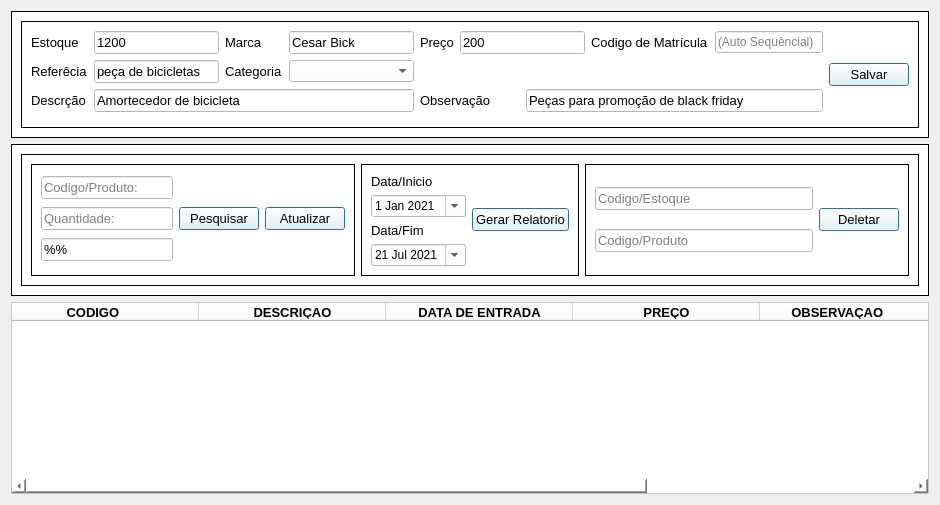
      <widget class="QWidget" name="cadastroProdutos">
       <layout class="QGridLayout" name="gridLayout_40">
        <item row="0" column="0" colspan="2">
         <widget class="QFrame" name="frame_10">
          <property name="styleSheet">
           <string notr="true">background-color: rgb(255, 255, 255);</string>
          </property>
          <property name="frameShape">
           <enum>QFrame::Box</enum>
          </property>
          <property name="frameShadow">
           <enum>QFrame::Plain</enum>
          </property>
          <layout class="QGridLayout" name="gridLayout_5">
           <item row="0" column="0">
            <widget class="QFrame" name="frame_30">
             <property name="frameShape">
              <enum>QFrame::Box</enum>
             </property>
             <property name="frameShadow">
              <enum>QFrame::Plain</enum>
             </property>
             <layout class="QGridLayout" name="gridLayout_34">
              <item row="0" column="10" rowspan="4">
               <widget class="QPushButton" name="realizarVendas_2">
                <property name="font">
                 <font>
                  <pointsize>10</pointsize>
                  <weight>50</weight>
                  <bold>false</bold>
                 </font>
                </property>
                <property name="cursor">
                 <cursorShape>PointingHandCursor</cursorShape>
                </property>
                <property name="focusPolicy">
                 <enum>Qt::NoFocus</enum>
                </property>
                <property name="toolTip">
                 <string>Cadastrar novo produto</string>
                </property>
                <property name="styleSheet">
                 <string notr="true"/>
                </property>
                <property name="text">
                 <string>Salvar</string>
                </property>
                <property name="icon">
                 <iconset>
                  <normaloff>../Imagens/cadastro.png</normaloff>../Imagens/cadastro.png</iconset>
                </property>
                <property name="iconSize">
                 <size>
                  <width>24</width>
                  <height>77</height>
                 </size>
                </property>
                <property name="checkable">
                 <bool>false</bool>
                </property>
                <property name="autoDefault">
                 <bool>true</bool>
                </property>
                <property name="default">
                 <bool>true</bool>
                </property>
                <property name="flat">
                 <bool>false</bool>
                </property>
               </widget>
              </item>
              <item row="0" column="7" colspan="2">
               <widget class="QLabel" name="label_9">
                <property name="font">
                 <font>
                  <family>Arial</family>
                  <pointsize>10</pointsize>
                 </font>
                </property>
                <property name="text">
                 <string>Codigo de Matrícula</string>
                </property>
               </widget>
              </item>
              <item row="0" column="4">
               <widget class="QLabel" name="label_58">
                <property name="font">
                 <font>
                  <family>Arial</family>
                  <pointsize>10</pointsize>
                 </font>
                </property>
                <property name="text">
                 <string>Preço</string>
                </property>
               </widget>
              </item>
              <item row="1" column="0">
               <widget class="QLabel" name="label_49">
                <property name="font">
                 <font>
                  <family>Arial</family>
                  <pointsize>10</pointsize>
                 </font>
                </property>
                <property name="text">
                 <string>Referêcia</string>
                </property>
               </widget>
              </item>
              <item row="0" column="9">
               <widget class="QLineEdit" name="codMatricula_2">
                <property name="enabled">
                 <bool>false</bool>
                </property>
                <property name="toolTip">
                 <string>Auto Sequêncial</string>
                </property>
                <property name="styleSheet">
                 <string notr="true">background-color: rgb(255, 255, 255);</string>
                </property>
                <property name="placeholderText">
                 <string>(Auto Sequêncial)</string>
                </property>
               </widget>
              </item>
              <item row="0" column="5" colspan="2">
               <widget class="QLineEdit" name="preco">
                <property name="font">
                 <font>
                  <pointsize>10</pointsize>
                 </font>
                </property>
                <property name="styleSheet">
                 <string notr="true">background-color: rgb(255, 255, 255);</string>
                </property>
                <property name="text">
                 <string>200</string>
                </property>
               </widget>
              </item>
              <item row="2" column="1" colspan="3">
               <widget class="QLineEdit" name="descricao">
                <property name="maximumSize">
                 <size>
                  <width>16777215</width>
                  <height>16777215</height>
                 </size>
                </property>
                <property name="font">
                 <font>
                  <family>Arial</family>
                  <pointsize>10</pointsize>
                 </font>
                </property>
                <property name="styleSheet">
                 <string notr="true">background-color: rgb(255, 255, 255);</string>
                </property>
                <property name="text">
                 <string>Amortecedor de bicicleta</string>
                </property>
               </widget>
              </item>
              <item row="0" column="1">
               <widget class="QLineEdit" name="estoque">
                <property name="font">
                 <font>
                  <pointsize>10</pointsize>
                 </font>
                </property>
                <property name="styleSheet">
                 <string notr="true">background-color: rgb(255, 255, 255);</string>
                </property>
                <property name="text">
                 <string>1200</string>
                </property>
               </widget>
              </item>
              <item row="1" column="2">
               <widget class="QLabel" name="label_60">
                <property name="maximumSize">
                 <size>
                  <width>64</width>
                  <height>16777215</height>
                 </size>
                </property>
                <property name="font">
                 <font>
                  <family>Arial</family>
                  <pointsize>10</pointsize>
                 </font>
                </property>
                <property name="text">
                 <string>Categoria</string>
                </property>
               </widget>
              </item>
              <item row="1" column="3">
               <widget class="QComboBox" name="categotiaproduto">
                <property name="maximumSize">
                 <size>
                  <width>181</width>
                  <height>16777215</height>
                 </size>
                </property>
                <property name="cursor">
                 <cursorShape>PointingHandCursor</cursorShape>
                </property>
                <property name="styleSheet">
                 <string notr="true">background-color: rgb(255, 255, 255);
color: rgb(0, 0, 0);</string>
                </property>
               </widget>
              </item>
              <item row="0" column="2">
               <widget class="QLabel" name="label_57">
                <property name="font">
                 <font>
                  <family>Arial</family>
                  <pointsize>10</pointsize>
                 </font>
                </property>
                <property name="text">
                 <string>Marca</string>
                </property>
               </widget>
              </item>
              <item row="2" column="0">
               <widget class="QLabel" name="label_20">
                <property name="font">
                 <font>
                  <family>Arial</family>
                  <pointsize>10</pointsize>
                 </font>
                </property>
                <property name="text">
                 <string>Descrção</string>
                </property>
               </widget>
              </item>
              <item row="2" column="4" colspan="2">
               <widget class="QLabel" name="label_54">
                <property name="maximumSize">
                 <size>
                  <width>74</width>
                  <height>24</height>
                 </size>
                </property>
                <property name="font">
                 <font>
                  <family>Arial</family>
                  <pointsize>10</pointsize>
                  <weight>50</weight>
                  <bold>false</bold>
                 </font>
                </property>
                <property name="text">
                 <string>Observação</string>
                </property>
               </widget>
              </item>
              <item row="0" column="3">
               <widget class="QLineEdit" name="marca">
                <property name="font">
                 <font>
                  <pointsize>10</pointsize>
                 </font>
                </property>
                <property name="styleSheet">
                 <string notr="true">background-color: rgb(255, 255, 255);</string>
                </property>
                <property name="text">
                 <string>Cesar Bick</string>
                </property>
               </widget>
              </item>
              <item row="0" column="0">
               <widget class="QLabel" name="label_79">
                <property name="font">
                 <font>
                  <family>Arial</family>
                  <pointsize>10</pointsize>
                 </font>
                </property>
                <property name="text">
                 <string>Estoque</string>
                </property>
               </widget>
              </item>
              <item row="1" column="1">
               <widget class="QLineEdit" name="referencia">
                <property name="font">
                 <font>
                  <pointsize>10</pointsize>
                 </font>
                </property>
                <property name="styleSheet">
                 <string notr="true">background-color: rgb(255, 255, 255);</string>
                </property>
                <property name="text">
                 <string>peça de bicicletas</string>
                </property>
               </widget>
              </item>
              <item row="2" column="6" colspan="4">
               <widget class="QLineEdit" name="observacao">
                <property name="minimumSize">
                 <size>
                  <width>0</width>
                  <height>0</height>
                 </size>
                </property>
                <property name="maximumSize">
                 <size>
                  <width>482</width>
                  <height>29</height>
                 </size>
                </property>
                <property name="font">
                 <font>
                  <pointsize>10</pointsize>
                 </font>
                </property>
                <property name="styleSheet">
                 <string notr="true">background-color: rgb(255, 255, 255);</string>
                </property>
                <property name="text">
                 <string>Peças para promoção de black friday</string>
                </property>
               </widget>
              </item>
             </layout>
            </widget>
           </item>
          </layout>
         </widget>
        </item>
        <item row="2" column="0" colspan="2">
         <widget class="QTableWidget" name="tableWidget">
          <property name="font">
           <font>
            <pointsize>10</pointsize>
            <weight>50</weight>
            <bold>false</bold>
           </font>
          </property>
          <property name="styleSheet">
           <string notr="true">background-color: rgb(255, 255, 255);</string>
          </property>
          <property name="autoScrollMargin">
           <number>11</number>
          </property>
          <property name="alternatingRowColors">
           <bool>true</bool>
          </property>
          <property name="verticalScrollMode">
           <enum>QAbstractItemView::ScrollPerPixel</enum>
          </property>
          <property name="horizontalScrollMode">
           <enum>QAbstractItemView::ScrollPerPixel</enum>
          </property>
          <property name="gridStyle">
           <enum>Qt::SolidLine</enum>
          </property>
          <attribute name="horizontalHeaderDefaultSectionSize">
           <number>187</number>
          </attribute>
          <attribute name="verticalHeaderMinimumSectionSize">
           <number>20</number>
          </attribute>
          <attribute name="verticalHeaderDefaultSectionSize">
           <number>21</number>
          </attribute>
          <column>
           <property name="text">
            <string>CODIGO       </string>
           </property>
           <property name="font">
            <font>
             <weight>75</weight>
             <bold>true</bold>
            </font>
           </property>
           <property name="background">
            <color>
             <red>85</red>
             <green>170</green>
             <blue>255</blue>
            </color>
           </property>
          </column>
          <column>
           <property name="text">
            <string>DESCRIÇAO</string>
           </property>
           <property name="font">
            <font>
             <weight>75</weight>
             <bold>true</bold>
            </font>
           </property>
           <property name="background">
            <color>
             <red>85</red>
             <green>170</green>
             <blue>255</blue>
            </color>
           </property>
          </column>
          <column>
           <property name="text">
            <string>DATA DE ENTRADA</string>
           </property>
           <property name="font">
            <font>
             <weight>75</weight>
             <bold>true</bold>
            </font>
           </property>
           <property name="background">
            <color>
             <red>85</red>
             <green>170</green>
             <blue>255</blue>
            </color>
           </property>
          </column>
          <column>
           <property name="text">
            <string>PREÇO</string>
           </property>
           <property name="font">
            <font>
             <weight>75</weight>
             <bold>true</bold>
            </font>
           </property>
           <property name="background">
            <color>
             <red>255</red>
             <green>0</green>
             <blue>0</blue>
            </color>
           </property>
          </column>
          <column>
           <property name="text">
            <string>OBSERVAÇAO         </string>
           </property>
           <property name="font">
            <font>
             <weight>75</weight>
             <bold>true</bold>
            </font>
           </property>
           <property name="background">
            <color>
             <red>85</red>
             <green>170</green>
             <blue>255</blue>
            </color>
           </property>
          </column>
          <column>
           <property name="text">
            <string>MARCA</string>
           </property>
           <property name="font">
            <font>
             <weight>75</weight>
             <bold>true</bold>
            </font>
           </property>
           <property name="background">
            <color>
             <red>85</red>
             <green>170</green>
             <blue>255</blue>
            </color>
           </property>
          </column>
          <column>
           <property name="text">
            <string>REFERENCIA</string>
           </property>
           <property name="font">
            <font>
             <weight>75</weight>
             <bold>true</bold>
            </font>
           </property>
           <property name="background">
            <color>
             <red>85</red>
             <green>170</green>
             <blue>255</blue>
            </color>
           </property>
          </column>
         </widget>
        </item>
        <item row="1" column="0" colspan="2">
         <widget class="QFrame" name="frame_31">
          <property name="styleSheet">
           <string notr="true">background-color: rgb(255, 255, 255);</string>
          </property>
          <property name="frameShape">
           <enum>QFrame::Box</enum>
          </property>
          <property name="frameShadow">
           <enum>QFrame::Plain</enum>
          </property>
          <layout class="QGridLayout" name="gridLayout_38">
           <item row="0" column="0">
            <widget class="QFrame" name="frame_32">
             <property name="frameShape">
              <enum>QFrame::Box</enum>
             </property>
             <property name="frameShadow">
              <enum>QFrame::Plain</enum>
             </property>
             <layout class="QGridLayout" name="gridLayout_37">
              <item row="0" column="0">
               <widget class="QFrame" name="frame_34">
                <property name="frameShape">
                 <enum>QFrame::Box</enum>
                </property>
                <property name="frameShadow">
                 <enum>QFrame::Plain</enum>
                </property>
                <layout class="QGridLayout" name="gridLayout_35">
                 <item row="0" column="0">
                  <widget class="QLineEdit" name="codproduto">
                   <property name="font">
                    <font>
                     <pointsize>10</pointsize>
                    </font>
                   </property>
                   <property name="styleSheet">
                    <string notr="true">background-color: rgb(255, 255, 255);
color: rgb(0, 0, 0);</string>
                   </property>
                   <property name="placeholderText">
                    <string>Codigo/Produto:</string>
                   </property>
                  </widget>
                 </item>
                 <item row="0" column="1" rowspan="3">
                  <widget class="QPushButton" name="pushButton_7">
                   <property name="font">
                    <font>
                     <pointsize>10</pointsize>
                     <weight>50</weight>
                     <bold>false</bold>
                    </font>
                   </property>
                   <property name="cursor">
                    <cursorShape>PointingHandCursor</cursorShape>
                   </property>
                   <property name="focusPolicy">
                    <enum>Qt::NoFocus</enum>
                   </property>
                   <property name="toolTip">
                    <string>Pesquisar produto</string>
                   </property>
                   <property name="styleSheet">
                    <string notr="true"/>
                   </property>
                   <property name="text">
                    <string>Pesquisar</string>
                   </property>
                   <property name="icon">
                    <iconset>
                     <normaloff>../Imagens/lupa.ico</normaloff>../Imagens/lupa.ico</iconset>
                   </property>
                   <property name="iconSize">
                    <size>
                     <width>34</width>
                     <height>39</height>
                    </size>
                   </property>
                   <property name="autoDefault">
                    <bool>true</bool>
                   </property>
                   <property name="default">
                    <bool>true</bool>
                   </property>
                   <property name="flat">
                    <bool>false</bool>
                   </property>
                  </widget>
                 </item>
                 <item row="0" column="2" rowspan="3">
                  <widget class="QPushButton" name="pushButton_11">
                   <property name="font">
                    <font>
                     <pointsize>10</pointsize>
                     <weight>50</weight>
                     <bold>false</bold>
                    </font>
                   </property>
                   <property name="cursor">
                    <cursorShape>PointingHandCursor</cursorShape>
                   </property>
                   <property name="focusPolicy">
                    <enum>Qt::NoFocus</enum>
                   </property>
                   <property name="toolTip">
                    <string>Atualizar estoque dos produtos</string>
                   </property>
                   <property name="styleSheet">
                    <string notr="true"/>
                   </property>
                   <property name="text">
                    <string>Atualizar</string>
                   </property>
                   <property name="icon">
                    <iconset>
                     <normaloff>../Imagens/Atualizar.png</normaloff>../Imagens/Atualizar.png</iconset>
                   </property>
                   <property name="iconSize">
                    <size>
                     <width>32</width>
                     <height>42</height>
                    </size>
                   </property>
                   <property name="autoDefault">
                    <bool>true</bool>
                   </property>
                   <property name="default">
                    <bool>true</bool>
                   </property>
                   <property name="flat">
                    <bool>false</bool>
                   </property>
                  </widget>
                 </item>
                 <item row="1" column="0">
                  <widget class="QLineEdit" name="qtproduto">
                   <property name="font">
                    <font>
                     <pointsize>10</pointsize>
                    </font>
                   </property>
                   <property name="styleSheet">
                    <string notr="true">background-color: rgb(255, 255, 255);
color: rgb(0, 0, 0);</string>
                   </property>
                   <property name="placeholderText">
                    <string>Quantidade:</string>
                   </property>
                  </widget>
                 </item>
                 <item row="2" column="0">
                  <widget class="QLineEdit" name="lineEdit_12">
                   <property name="font">
                    <font>
                     <pointsize>10</pointsize>
                    </font>
                   </property>
                   <property name="toolTip">
                    <string>% para iniciais e %% para qualquer posição</string>
                   </property>
                   <property name="styleSheet">
                    <string notr="true">color: rgb(0, 0, 0);</string>
                   </property>
                   <property name="text">
                    <string>%%</string>
                   </property>
                   <property name="placeholderText">
                    <string>Pesquisar </string>
                   </property>
                  </widget>
                 </item>
                </layout>
               </widget>
              </item>
              <item row="0" column="1">
               <widget class="QFrame" name="frame_33">
                <property name="frameShape">
                 <enum>QFrame::Box</enum>
                </property>
                <property name="frameShadow">
                 <enum>QFrame::Plain</enum>
                </property>
                <layout class="QGridLayout" name="gridLayout_36">
                 <item row="0" column="0">
                  <widget class="QLabel" name="label_138">
                   <property name="font">
                    <font>
                     <family>Arial</family>
                     <pointsize>10</pointsize>
                    </font>
                   </property>
                   <property name="styleSheet">
                    <string notr="true"/>
                   </property>
                   <property name="text">
                    <string>Data/Inicio</string>
                   </property>
                  </widget>
                 </item>
                 <item row="0" column="1" rowspan="4">
                  <widget class="QPushButton" name="geraexcel_2">
                   <property name="font">
                    <font>
                     <pointsize>10</pointsize>
                     <weight>50</weight>
                     <bold>false</bold>
                    </font>
                   </property>
                   <property name="cursor">
                    <cursorShape>PointingHandCursor</cursorShape>
                   </property>
                   <property name="focusPolicy">
                    <enum>Qt::NoFocus</enum>
                   </property>
                   <property name="toolTip">
                    <string>Gerar relatorio dos produtos</string>
                   </property>
                   <property name="styleSheet">
                    <string notr="true"/>
                   </property>
                   <property name="text">
                    <string>Gerar Relatorio</string>
                   </property>
                   <property name="icon">
                    <iconset>
                     <normaloff>../Imagens/excel.png</normaloff>../Imagens/excel.png</iconset>
                   </property>
                   <property name="iconSize">
                    <size>
                     <width>32</width>
                     <height>42</height>
                    </size>
                   </property>
                   <property name="shortcut">
                    <string/>
                   </property>
                   <property name="checkable">
                    <bool>false</bool>
                   </property>
                   <property name="checked">
                    <bool>false</bool>
                   </property>
                   <property name="autoDefault">
                    <bool>true</bool>
                   </property>
                   <property name="default">
                    <bool>true</bool>
                   </property>
                   <property name="flat">
                    <bool>false</bool>
                   </property>
                  </widget>
                 </item>
                 <item row="1" column="0">
                  <widget class="QDateEdit" name="dateEdit_8">
                   <property name="enabled">
                    <bool>true</bool>
                   </property>
                   <property name="sizePolicy">
                    <sizepolicy hsizetype="Fixed" vsizetype="Fixed">
                     <horstretch>0</horstretch>
                     <verstretch>0</verstretch>
                    </sizepolicy>
                   </property>
                   <property name="font">
                    <font>
                     <family>MS Shell Dlg 2</family>
                    </font>
                   </property>
                   <property name="cursor">
                    <cursorShape>PointingHandCursor</cursorShape>
                   </property>
                   <property name="styleSheet">
                    <string notr="true">color: rgb(0, 0, 0);
background-color: rgb(255, 255, 255);</string>
                   </property>
                   <property name="accelerated">
                    <bool>false</bool>
                   </property>
                   <property name="correctionMode">
                    <enum>QAbstractSpinBox::CorrectToPreviousValue</enum>
                   </property>
                   <property name="showGroupSeparator" stdset="0">
                    <bool>false</bool>
                   </property>
                   <property name="currentSection">
                    <enum>QDateTimeEdit::DaySection</enum>
                   </property>
                   <property name="calendarPopup">
                    <bool>true</bool>
                   </property>
                   <property name="timeSpec">
                    <enum>Qt::TimeZone</enum>
                   </property>
                   <property name="date">
                    <date>
                     <year>2021</year>
                     <month>1</month>
                     <day>1</day>
                    </date>
                   </property>
                  </widget>
                 </item>
                 <item row="2" column="0">
                  <widget class="QLabel" name="label_137">
                   <property name="font">
                    <font>
                     <family>Arial</family>
                     <pointsize>10</pointsize>
                    </font>
                   </property>
                   <property name="styleSheet">
                    <string notr="true"/>
                   </property>
                   <property name="text">
                    <string>Data/Fim</string>
                   </property>
                  </widget>
                 </item>
                 <item row="3" column="0">
                  <widget class="QDateEdit" name="dateEdit_9">
                   <property name="cursor">
                    <cursorShape>PointingHandCursor</cursorShape>
                   </property>
                   <property name="styleSheet">
                    <string notr="true">color: rgb(0, 0, 0);
background-color: rgb(255, 255, 255);background-color: rgb(255, 255, 255);</string>
                   </property>
                   <property name="calendarPopup">
                    <bool>true</bool>
                   </property>
                   <property name="date">
                    <date>
                     <year>2021</year>
                     <month>7</month>
                     <day>21</day>
                    </date>
                   </property>
                  </widget>
                 </item>
                </layout>
               </widget>
              </item>
              <item row="0" column="2">
               <widget class="QFrame" name="frame_37">
                <property name="frameShape">
                 <enum>QFrame::Box</enum>
                </property>
                <property name="frameShadow">
                 <enum>QFrame::Plain</enum>
                </property>
                <layout class="QGridLayout" name="gridLayout_44">
                 <item row="0" column="0">
                  <widget class="QLineEdit" name="codEstoque">
                   <property name="enabled">
                    <bool>true</bool>
                   </property>
                   <property name="font">
                    <font>
                     <pointsize>10</pointsize>
                    </font>
                   </property>
                   <property name="styleSheet">
                    <string notr="true">background-color: rgb(255, 255, 255);
color: rgb(0, 0, 0);</string>
                   </property>
                   <property name="placeholderText">
                    <string>Codigo/Estoque</string>
                   </property>
                  </widget>
                 </item>
                 <item row="0" column="1" rowspan="2">
                  <widget class="QPushButton" name="deletarProduto">
                   <property name="font">
                    <font>
                     <pointsize>10</pointsize>
                     <weight>50</weight>
                     <bold>false</bold>
                    </font>
                   </property>
                   <property name="cursor">
                    <cursorShape>PointingHandCursor</cursorShape>
                   </property>
                   <property name="focusPolicy">
                    <enum>Qt::NoFocus</enum>
                   </property>
                   <property name="toolTip">
                    <string>Deletar produto e estoque</string>
                   </property>
                   <property name="styleSheet">
                    <string notr="true"/>
                   </property>
                   <property name="text">
                    <string>Deletar</string>
                   </property>
                   <property name="icon">
                    <iconset>
                     <normaloff>../Imagens/excluir-arquivo.png</normaloff>../Imagens/excluir-arquivo.png</iconset>
                   </property>
                   <property name="iconSize">
                    <size>
                     <width>37</width>
                     <height>60</height>
                    </size>
                   </property>
                   <property name="autoRepeatDelay">
                    <number>300</number>
                   </property>
                   <property name="autoDefault">
                    <bool>true</bool>
                   </property>
                   <property name="default">
                    <bool>true</bool>
                   </property>
                   <property name="flat">
                    <bool>false</bool>
                   </property>
                  </widget>
                 </item>
                 <item row="1" column="0">
                  <widget class="QLineEdit" name="codProduto_2">
                   <property name="enabled">
                    <bool>true</bool>
                   </property>
                   <property name="font">
                    <font>
                     <pointsize>10</pointsize>
                    </font>
                   </property>
                   <property name="styleSheet">
                    <string notr="true">background-color: rgb(255, 255, 255);
color: rgb(0, 0, 0);</string>
                   </property>
                   <property name="placeholderText">
                    <string>Codigo/Produto</string>
                   </property>
                  </widget>
                 </item>
                </layout>
               </widget>
              </item>
             </layout>
            </widget>
           </item>
          </layout>
         </widget>
        </item>
       </layout>
      </widget>
